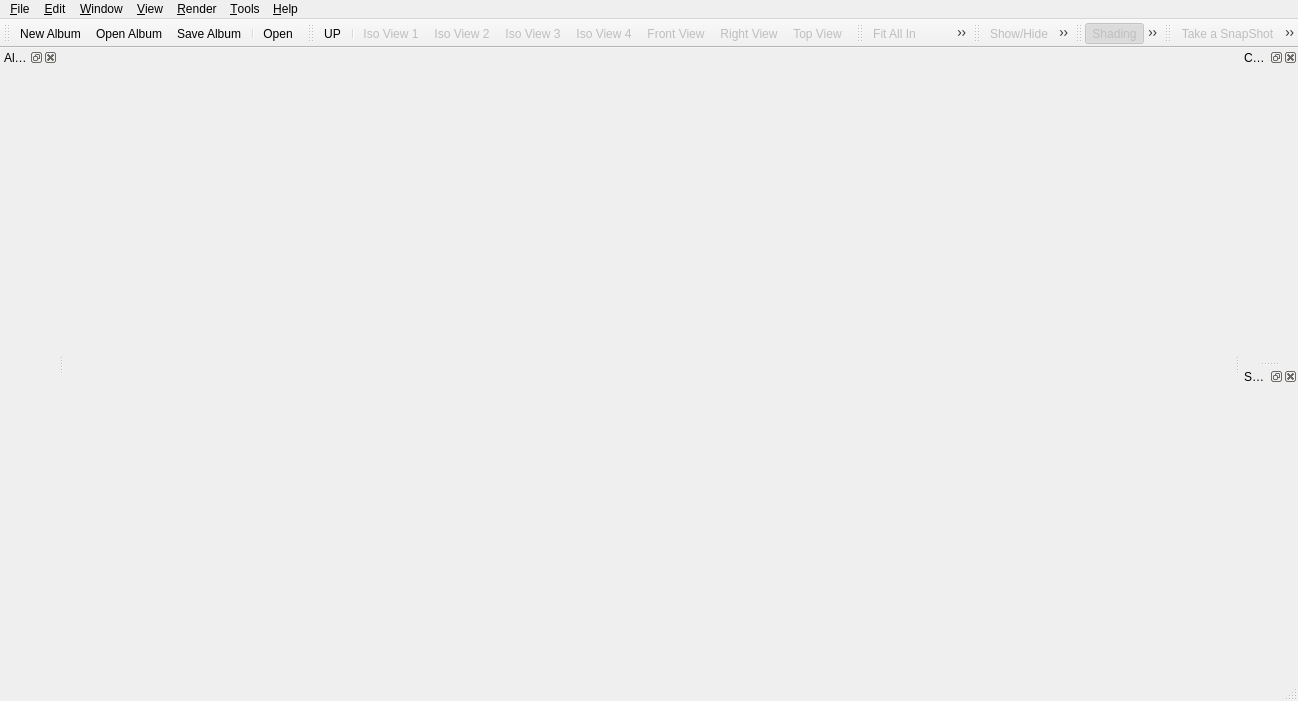
<?xml version="1.0" encoding="UTF-8"?>
<ui version="4.0">
 <class>glc_playerClass</class>
 <widget class="QMainWindow" name="glc_playerClass">
  <property name="windowModality">
   <enum>Qt::NonModal</enum>
  </property>
  <property name="geometry">
   <rect>
    <x>0</x>
    <y>0</y>
    <width>1298</width>
    <height>701</height>
   </rect>
  </property>
  <property name="windowTitle">
   <string>GLC-Player</string>
  </property>
  <property name="windowIcon">
   <iconset resource="glc_player.qrc">
    <normaloff>:/images/Logo.png</normaloff>:/images/Logo.png</iconset>
  </property>
  <property name="dockOptions">
   <set>QMainWindow::AllowNestedDocks|QMainWindow::AllowTabbedDocks|QMainWindow::AnimatedDocks</set>
  </property>
  <property name="unifiedTitleAndToolBarOnMac">
   <bool>false</bool>
  </property>
  <widget class="QWidget" name="centralwidget">
   <property name="acceptDrops">
    <bool>true</bool>
   </property>
  </widget>
  <widget class="QMenuBar" name="menubar">
   <property name="geometry">
    <rect>
     <x>0</x>
     <y>0</y>
     <width>1298</width>
     <height>23</height>
    </rect>
   </property>
   <widget class="QMenu" name="menu_File">
    <property name="title">
     <string>&amp;File</string>
    </property>
    <widget class="QMenu" name="menuRecent_Models">
     <property name="title">
      <string>Recent Models</string>
     </property>
    </widget>
    <widget class="QMenu" name="menuRecent_Album">
     <property name="title">
      <string>Recent Album</string>
     </property>
    </widget>
    <addaction name="action_NewAlbum"/>
    <addaction name="action_OpenAlbum"/>
    <addaction name="menuRecent_Album"/>
    <addaction name="separator"/>
    <addaction name="actionOpen_Models_from_path"/>
    <addaction name="separator"/>
    <addaction name="action_SaveAlbum"/>
    <addaction name="action_SaveAlbumAs"/>
    <addaction name="separator"/>
    <addaction name="actionExport_To_Folder"/>
    <addaction name="actionExport_to_web"/>
    <addaction name="actionExport_current_Model"/>
    <addaction name="separator"/>
    <addaction name="action_Open"/>
    <addaction name="separator"/>
    <addaction name="menuRecent_Models"/>
    <addaction name="separator"/>
    <addaction name="action_Quit"/>
   </widget>
   <widget class="QMenu" name="menu_Aide">
    <property name="title">
     <string>&amp;Help</string>
    </property>
    <addaction name="action_Help"/>
    <addaction name="separator"/>
    <addaction name="action_About"/>
   </widget>
   <widget class="QMenu" name="menu_Window">
    <property name="windowTitle">
     <string>GLC-Player</string>
    </property>
    <property name="title">
     <string>&amp;Window</string>
    </property>
    <addaction name="action_AlbumManagement"/>
    <addaction name="action_CameraProperty"/>
    <addaction name="action_SelectionProperty"/>
    <addaction name="separator"/>
    <addaction name="actionError_Log"/>
   </widget>
   <widget class="QMenu" name="menu_View">
    <property name="title">
     <string>&amp;View</string>
    </property>
    <widget class="QMenu" name="menu_NamedView">
     <property name="title">
      <string>Named Views...</string>
     </property>
     <addaction name="action_IsoView1"/>
     <addaction name="action_IsoView2"/>
     <addaction name="action_IsoView3"/>
     <addaction name="action_IsoView4"/>
     <addaction name="action_FrontView"/>
     <addaction name="action_RightView"/>
     <addaction name="action_TopView"/>
    </widget>
    <widget class="QMenu" name="menuNavigation_Mode">
     <property name="title">
      <string>Navigation Mode</string>
     </property>
     <addaction name="actionTrackball"/>
     <addaction name="actionTurnTable"/>
     <addaction name="actionFly"/>
    </widget>
    <widget class="QMenu" name="menuProjection_Mode">
     <property name="title">
      <string>Projection Mode</string>
     </property>
     <addaction name="actionPerspective"/>
     <addaction name="actionParallel"/>
    </widget>
    <addaction name="actionChange_UP_Vector"/>
    <addaction name="menuNavigation_Mode"/>
    <addaction name="menuProjection_Mode"/>
    <addaction name="separator"/>
    <addaction name="menu_NamedView"/>
    <addaction name="separator"/>
    <addaction name="action_Reframe"/>
    <addaction name="actionReframeOnSelection"/>
    <addaction name="separator"/>
    <addaction name="action_Select"/>
    <addaction name="action_ViewCenter"/>
    <addaction name="action_Pan"/>
    <addaction name="action_Rotate"/>
    <addaction name="action_Zoom"/>
    <addaction name="separator"/>
    <addaction name="action_ZoomIn"/>
    <addaction name="action_ZoomOut"/>
    <addaction name="separator"/>
    <addaction name="actionShow_Hide"/>
    <addaction name="actionHide_unselected"/>
    <addaction name="actionShow_all"/>
    <addaction name="actionSwap_visible_space"/>
    <addaction name="separator"/>
    <addaction name="action_FullScreen"/>
    <addaction name="separator"/>
    <addaction name="actionDisplay_Octree"/>
   </widget>
   <widget class="QMenu" name="menu_Tools">
    <property name="title">
     <string>&amp;Tools</string>
    </property>
    <addaction name="action_SnapShot"/>
    <addaction name="actionMultiShots"/>
    <addaction name="separator"/>
    <addaction name="separator"/>
    <addaction name="actionSectioning"/>
    <addaction name="action_Settings"/>
   </widget>
   <widget class="QMenu" name="menuRender">
    <property name="title">
     <string>&amp;Render</string>
    </property>
    <widget class="QMenu" name="menuRender_Mode">
     <property name="title">
      <string>Render Mode</string>
     </property>
     <addaction name="action_RenderPoints"/>
     <addaction name="action_RenderWireframe"/>
     <addaction name="action_RenderShading"/>
     <addaction name="action_ShadingAndWire"/>
    </widget>
    <addaction name="actionSet_Shader"/>
    <addaction name="separator"/>
    <addaction name="menuRender_Mode"/>
    <addaction name="actionTwo_sided_Lightning"/>
    <addaction name="separator"/>
    <addaction name="action_EditLight"/>
   </widget>
   <widget class="QMenu" name="menuEdit">
    <property name="title">
     <string>&amp;Edit</string>
    </property>
    <addaction name="actionSelectAll"/>
    <addaction name="actionUnselectAll"/>
    <addaction name="separator"/>
    <addaction name="actionAssign_Shader"/>
    <addaction name="separator"/>
    <addaction name="action_Property"/>
   </widget>
   <addaction name="menu_File"/>
   <addaction name="menuEdit"/>
   <addaction name="menu_Window"/>
   <addaction name="menu_View"/>
   <addaction name="menuRender"/>
   <addaction name="menu_Tools"/>
   <addaction name="menu_Aide"/>
  </widget>
  <widget class="QStatusBar" name="statusbar"/>
  <widget class="QToolBar" name="toolBar_File">
   <property name="windowTitle">
    <string>File</string>
   </property>
   <property name="autoFillBackground">
    <bool>false</bool>
   </property>
   <property name="movable">
    <bool>true</bool>
   </property>
   <property name="iconSize">
    <size>
     <width>24</width>
     <height>24</height>
    </size>
   </property>
   <property name="floatable">
    <bool>true</bool>
   </property>
   <attribute name="toolBarArea">
    <enum>TopToolBarArea</enum>
   </attribute>
   <attribute name="toolBarBreak">
    <bool>false</bool>
   </attribute>
   <addaction name="action_NewAlbum"/>
   <addaction name="action_OpenAlbum"/>
   <addaction name="action_SaveAlbum"/>
   <addaction name="separator"/>
   <addaction name="action_Open"/>
  </widget>
  <widget class="QToolBar" name="toolBar_DefinedView">
   <property name="enabled">
    <bool>true</bool>
   </property>
   <property name="windowTitle">
    <string>Defined Views</string>
   </property>
   <property name="iconSize">
    <size>
     <width>24</width>
     <height>24</height>
    </size>
   </property>
   <attribute name="toolBarArea">
    <enum>TopToolBarArea</enum>
   </attribute>
   <attribute name="toolBarBreak">
    <bool>false</bool>
   </attribute>
   <addaction name="actionChange_UP_Vector"/>
   <addaction name="separator"/>
   <addaction name="action_IsoView1"/>
   <addaction name="action_IsoView2"/>
   <addaction name="action_IsoView3"/>
   <addaction name="action_IsoView4"/>
   <addaction name="action_FrontView"/>
   <addaction name="action_RightView"/>
   <addaction name="action_TopView"/>
  </widget>
  <widget class="QToolBar" name="toolbar_View">
   <property name="windowTitle">
    <string>Navigation Mode</string>
   </property>
   <property name="iconSize">
    <size>
     <width>24</width>
     <height>24</height>
    </size>
   </property>
   <attribute name="toolBarArea">
    <enum>TopToolBarArea</enum>
   </attribute>
   <attribute name="toolBarBreak">
    <bool>false</bool>
   </attribute>
   <addaction name="action_Reframe"/>
   <addaction name="actionReframeOnSelection"/>
   <addaction name="separator"/>
   <addaction name="action_Select"/>
   <addaction name="action_ViewCenter"/>
   <addaction name="action_Pan"/>
   <addaction name="action_Rotate"/>
   <addaction name="action_Zoom"/>
   <addaction name="separator"/>
   <addaction name="action_ZoomIn"/>
   <addaction name="action_ZoomOut"/>
  </widget>
  <widget class="QDockWidget" name="cameraProperties">
   <property name="allowedAreas">
    <set>Qt::BottomDockWidgetArea|Qt::RightDockWidgetArea|Qt::TopDockWidgetArea</set>
   </property>
   <property name="windowTitle">
    <string>Camera Properties</string>
   </property>
   <attribute name="dockWidgetArea">
    <number>2</number>
   </attribute>
   <widget class="QWidget" name="dockWidgetContents"/>
  </widget>
  <widget class="QDockWidget" name="selectionDockWidget">
   <property name="allowedAreas">
    <set>Qt::RightDockWidgetArea</set>
   </property>
   <property name="windowTitle">
    <string>Selection Properties</string>
   </property>
   <attribute name="dockWidgetArea">
    <number>2</number>
   </attribute>
   <widget class="QWidget" name="dockWidgetContents_3"/>
  </widget>
  <widget class="QToolBar" name="toolBar_2">
   <property name="windowTitle">
    <string>Visibility</string>
   </property>
   <property name="iconSize">
    <size>
     <width>24</width>
     <height>24</height>
    </size>
   </property>
   <property name="toolButtonStyle">
    <enum>Qt::ToolButtonIconOnly</enum>
   </property>
   <attribute name="toolBarArea">
    <enum>TopToolBarArea</enum>
   </attribute>
   <attribute name="toolBarBreak">
    <bool>false</bool>
   </attribute>
   <addaction name="actionShow_Hide"/>
   <addaction name="actionSwap_visible_space"/>
  </widget>
  <widget class="QDockWidget" name="albumManagementWindow">
   <property name="sizePolicy">
    <sizepolicy hsizetype="Minimum" vsizetype="Preferred">
     <horstretch>0</horstretch>
     <verstretch>0</verstretch>
    </sizepolicy>
   </property>
   <property name="windowTitle">
    <string>Album/Model Management</string>
   </property>
   <attribute name="dockWidgetArea">
    <number>1</number>
   </attribute>
   <widget class="QWidget" name="dockWidgetContents_2">
    <layout class="QVBoxLayout"/>
   </widget>
  </widget>
  <widget class="QToolBar" name="toolBar_render">
   <property name="windowTitle">
    <string>toolBar</string>
   </property>
   <property name="iconSize">
    <size>
     <width>24</width>
     <height>32</height>
    </size>
   </property>
   <attribute name="toolBarArea">
    <enum>TopToolBarArea</enum>
   </attribute>
   <attribute name="toolBarBreak">
    <bool>false</bool>
   </attribute>
   <addaction name="action_RenderShading"/>
   <addaction name="action_ShadingAndWire"/>
   <addaction name="action_RenderWireframe"/>
  </widget>
  <widget class="QToolBar" name="toolBar">
   <property name="windowTitle">
    <string>toolBar</string>
   </property>
   <property name="iconSize">
    <size>
     <width>24</width>
     <height>24</height>
    </size>
   </property>
   <attribute name="toolBarArea">
    <enum>TopToolBarArea</enum>
   </attribute>
   <attribute name="toolBarBreak">
    <bool>false</bool>
   </attribute>
   <addaction name="action_SnapShot"/>
   <addaction name="separator"/>
   <addaction name="actionSectioning"/>
   <addaction name="actionShowHideSection"/>
  </widget>
  <action name="action_Open">
   <property name="icon">
    <iconset resource="glc_player.qrc">
     <normaloff>:/images/Open.png</normaloff>:/images/Open.png</iconset>
   </property>
   <property name="text">
    <string>&amp;Open</string>
   </property>
   <property name="statusTip">
    <string>Open And Add existing files in current session</string>
   </property>
   <property name="shortcut">
    <string>Ctrl+O</string>
   </property>
  </action>
  <action name="action_Quit">
   <property name="text">
    <string>&amp;Exit</string>
   </property>
   <property name="statusTip">
    <string>Quits GLC_Player</string>
   </property>
   <property name="menuRole">
    <enum>QAction::QuitRole</enum>
   </property>
  </action>
  <action name="action_Help">
   <property name="text">
    <string>Online Help</string>
   </property>
   <property name="shortcut">
    <string>F1</string>
   </property>
  </action>
  <action name="action_About">
   <property name="text">
    <string>About GLC_Player</string>
   </property>
   <property name="statusTip">
    <string>Provides help on the current product</string>
   </property>
   <property name="menuRole">
    <enum>QAction::AboutRole</enum>
   </property>
  </action>
  <action name="action_IsoView1">
   <property name="enabled">
    <bool>false</bool>
   </property>
   <property name="icon">
    <iconset resource="glc_player.qrc">
     <normaloff>:/images/IsoView1.png</normaloff>:/images/IsoView1.png</iconset>
   </property>
   <property name="text">
    <string>Iso View 1</string>
   </property>
   <property name="statusTip">
    <string>Applies isometric view</string>
   </property>
   <property name="shortcut">
    <string>Shift+1</string>
   </property>
  </action>
  <action name="action_FrontView">
   <property name="enabled">
    <bool>false</bool>
   </property>
   <property name="icon">
    <iconset resource="glc_player.qrc">
     <normaloff>:/images/FrontView.png</normaloff>:/images/FrontView.png</iconset>
   </property>
   <property name="text">
    <string>Front View</string>
   </property>
   <property name="statusTip">
    <string>Applies front view</string>
   </property>
   <property name="shortcut">
    <string>Shift+5</string>
   </property>
  </action>
  <action name="action_RightView">
   <property name="enabled">
    <bool>false</bool>
   </property>
   <property name="icon">
    <iconset resource="glc_player.qrc">
     <normaloff>:/images/RightView.png</normaloff>:/images/RightView.png</iconset>
   </property>
   <property name="text">
    <string>Right View</string>
   </property>
   <property name="statusTip">
    <string>Applies left view</string>
   </property>
   <property name="shortcut">
    <string>Shift+6</string>
   </property>
  </action>
  <action name="action_TopView">
   <property name="enabled">
    <bool>false</bool>
   </property>
   <property name="icon">
    <iconset resource="glc_player.qrc">
     <normaloff>:/images/TopView.png</normaloff>:/images/TopView.png</iconset>
   </property>
   <property name="text">
    <string>Top View</string>
   </property>
   <property name="statusTip">
    <string>Applies top view</string>
   </property>
   <property name="shortcut">
    <string>Shift+7</string>
   </property>
  </action>
  <action name="action_Reframe">
   <property name="enabled">
    <bool>false</bool>
   </property>
   <property name="icon">
    <iconset resource="glc_player.qrc">
     <normaloff>:/images/FitAll.png</normaloff>:/images/FitAll.png</iconset>
   </property>
   <property name="text">
    <string>Fit All In</string>
   </property>
   <property name="statusTip">
    <string>Zooms in or out so all geometries optimally fills the available space</string>
   </property>
   <property name="shortcut">
    <string>Ctrl+R</string>
   </property>
  </action>
  <action name="action_Pan">
   <property name="checkable">
    <bool>true</bool>
   </property>
   <property name="icon">
    <iconset resource="glc_player.qrc">
     <normaloff>:/images/Pan.png</normaloff>:/images/Pan.png</iconset>
   </property>
   <property name="text">
    <string>Pan Mode</string>
   </property>
   <property name="statusTip">
    <string>Pans with left mouse button Mode</string>
   </property>
   <property name="shortcut">
    <string>P</string>
   </property>
  </action>
  <action name="action_Rotate">
   <property name="checkable">
    <bool>true</bool>
   </property>
   <property name="icon">
    <iconset resource="glc_player.qrc">
     <normaloff>:/images/Orbit.png</normaloff>:/images/Orbit.png</iconset>
   </property>
   <property name="text">
    <string>Rotate Mode</string>
   </property>
   <property name="statusTip">
    <string>Rotate with left mouse button Mode</string>
   </property>
   <property name="shortcut">
    <string>R</string>
   </property>
  </action>
  <action name="action_ZoomIn">
   <property name="enabled">
    <bool>false</bool>
   </property>
   <property name="icon">
    <iconset resource="glc_player.qrc">
     <normaloff>:/images/ZoomIn.png</normaloff>:/images/ZoomIn.png</iconset>
   </property>
   <property name="text">
    <string>Zoom In</string>
   </property>
   <property name="statusTip">
    <string>Zooms in in increments</string>
   </property>
   <property name="shortcut">
    <string>Ctrl+Up</string>
   </property>
  </action>
  <action name="action_ZoomOut">
   <property name="enabled">
    <bool>false</bool>
   </property>
   <property name="icon">
    <iconset resource="glc_player.qrc">
     <normaloff>:/images/ZoomOut.png</normaloff>:/images/ZoomOut.png</iconset>
   </property>
   <property name="text">
    <string>Zoom Out</string>
   </property>
   <property name="statusTip">
    <string>Zooms out in increments</string>
   </property>
   <property name="shortcut">
    <string>Ctrl+Down</string>
   </property>
  </action>
  <action name="action_ViewManipToggle">
   <property name="checkable">
    <bool>true</bool>
   </property>
   <property name="checked">
    <bool>true</bool>
   </property>
   <property name="text">
    <string>View Manipulation</string>
   </property>
  </action>
  <action name="action_FileToggle">
   <property name="checkable">
    <bool>true</bool>
   </property>
   <property name="checked">
    <bool>true</bool>
   </property>
   <property name="text">
    <string>File</string>
   </property>
  </action>
  <action name="action_DefinedViewsToggle">
   <property name="checkable">
    <bool>true</bool>
   </property>
   <property name="checked">
    <bool>true</bool>
   </property>
   <property name="text">
    <string>Defined views</string>
   </property>
  </action>
  <action name="action_AlbumManagement">
   <property name="checkable">
    <bool>true</bool>
   </property>
   <property name="checked">
    <bool>true</bool>
   </property>
   <property name="text">
    <string>Album/Model Management</string>
   </property>
   <property name="shortcut">
    <string>F3</string>
   </property>
  </action>
  <action name="action_Settings">
   <property name="text">
    <string>Options</string>
   </property>
   <property name="statusTip">
    <string>Customizes settings</string>
   </property>
   <property name="menuRole">
    <enum>QAction::PreferencesRole</enum>
   </property>
  </action>
  <action name="action_ViewCenter">
   <property name="checkable">
    <bool>true</bool>
   </property>
   <property name="icon">
    <iconset resource="glc_player.qrc">
     <normaloff>:/images/Center.png</normaloff>:/images/Center.png</iconset>
   </property>
   <property name="text">
    <string>View Center Mode</string>
   </property>
   <property name="toolTip">
    <string>Defined view center</string>
   </property>
   <property name="statusTip">
    <string>Defined view center with left mouse button</string>
   </property>
   <property name="shortcut">
    <string>C</string>
   </property>
  </action>
  <action name="action_Select">
   <property name="checkable">
    <bool>true</bool>
   </property>
   <property name="checked">
    <bool>true</bool>
   </property>
   <property name="enabled">
    <bool>true</bool>
   </property>
   <property name="icon">
    <iconset resource="glc_player.qrc">
     <normaloff>:/images/Cursor.png</normaloff>:/images/Cursor.png</iconset>
   </property>
   <property name="text">
    <string>Select Mode</string>
   </property>
   <property name="statusTip">
    <string>Selected with left mouse button Mode (Rotate with Right MB, Zoom with Shift + Right MB, Pan with Middle MB, Center with Shift + Middle MB)</string>
   </property>
   <property name="shortcut">
    <string>S</string>
   </property>
  </action>
  <action name="action_Zoom">
   <property name="checkable">
    <bool>true</bool>
   </property>
   <property name="icon">
    <iconset resource="glc_player.qrc">
     <normaloff>:/images/Zoom.png</normaloff>:/images/Zoom.png</iconset>
   </property>
   <property name="text">
    <string>Zoom Mode</string>
   </property>
   <property name="statusTip">
    <string>Zoom with left mouse button Mode</string>
   </property>
   <property name="shortcut">
    <string>Z</string>
   </property>
  </action>
  <action name="action_SnapShot">
   <property name="enabled">
    <bool>false</bool>
   </property>
   <property name="icon">
    <iconset resource="glc_player.qrc">
     <normaloff>:/images/SnapShoot.png</normaloff>:/images/SnapShoot.png</iconset>
   </property>
   <property name="text">
    <string>Take a SnapShot</string>
   </property>
   <property name="statusTip">
    <string>Take a snapshot of the current view</string>
   </property>
   <property name="shortcut">
    <string>Ctrl+P</string>
   </property>
  </action>
  <action name="action_RenderPoints">
   <property name="checkable">
    <bool>true</bool>
   </property>
   <property name="enabled">
    <bool>false</bool>
   </property>
   <property name="text">
    <string>Points</string>
   </property>
  </action>
  <action name="action_RenderWireframe">
   <property name="checkable">
    <bool>true</bool>
   </property>
   <property name="enabled">
    <bool>false</bool>
   </property>
   <property name="icon">
    <iconset resource="glc_player.qrc">
     <normaloff>:/images/CylindreWire.png</normaloff>:/images/CylindreWire.png</iconset>
   </property>
   <property name="text">
    <string>Wireframe</string>
   </property>
  </action>
  <action name="action_RenderShading">
   <property name="checkable">
    <bool>true</bool>
   </property>
   <property name="checked">
    <bool>true</bool>
   </property>
   <property name="enabled">
    <bool>false</bool>
   </property>
   <property name="icon">
    <iconset resource="glc_player.qrc">
     <normaloff>:/images/CylindreShading.png</normaloff>:/images/CylindreShading.png</iconset>
   </property>
   <property name="text">
    <string>Shading</string>
   </property>
  </action>
  <action name="action_NewAlbum">
   <property name="icon">
    <iconset resource="glc_player.qrc">
     <normaloff>:/images/New.png</normaloff>:/images/New.png</iconset>
   </property>
   <property name="text">
    <string>New Album</string>
   </property>
   <property name="statusTip">
    <string>Remove all Model from the current album</string>
   </property>
   <property name="shortcut">
    <string>Ctrl+N</string>
   </property>
  </action>
  <action name="action_FullScreen">
   <property name="checkable">
    <bool>true</bool>
   </property>
   <property name="icon">
    <iconset resource="glc_player.qrc">
     <normaloff>:/images/FullScreen.png</normaloff>:/images/FullScreen.png</iconset>
   </property>
   <property name="text">
    <string>FullScreen</string>
   </property>
   <property name="shortcut">
    <string>Alt+Return</string>
   </property>
  </action>
  <action name="action_Property">
   <property name="enabled">
    <bool>false</bool>
   </property>
   <property name="icon">
    <iconset resource="glc_player.qrc">
     <normaloff>:/images/InstanceProperties.png</normaloff>:/images/InstanceProperties.png</iconset>
   </property>
   <property name="text">
    <string>Instance Property</string>
   </property>
   <property name="statusTip">
    <string>View and edit mesh property.</string>
   </property>
  </action>
  <action name="action_OpenAlbum">
   <property name="icon">
    <iconset resource="glc_player.qrc">
     <normaloff>:/images/OpenAlbum.png</normaloff>:/images/OpenAlbum.png</iconset>
   </property>
   <property name="text">
    <string>Open Album</string>
   </property>
  </action>
  <action name="action_SaveAlbum">
   <property name="icon">
    <iconset resource="glc_player.qrc">
     <normaloff>:/images/Save.png</normaloff>:/images/Save.png</iconset>
   </property>
   <property name="text">
    <string>Save Album</string>
   </property>
   <property name="shortcut">
    <string>Ctrl+S</string>
   </property>
  </action>
  <action name="action_SaveAlbumAs">
   <property name="icon">
    <iconset resource="glc_player.qrc">
     <normaloff>:/images/SaveAs.png</normaloff>:/images/SaveAs.png</iconset>
   </property>
   <property name="text">
    <string>Save Album As...</string>
   </property>
  </action>
  <action name="action_CameraProperty">
   <property name="checkable">
    <bool>true</bool>
   </property>
   <property name="checked">
    <bool>true</bool>
   </property>
   <property name="text">
    <string>Camera Property</string>
   </property>
   <property name="shortcut">
    <string>F4</string>
   </property>
  </action>
  <action name="action_SelectionProperty">
   <property name="checkable">
    <bool>true</bool>
   </property>
   <property name="checked">
    <bool>true</bool>
   </property>
   <property name="text">
    <string>Selection Property</string>
   </property>
   <property name="shortcut">
    <string>F5</string>
   </property>
  </action>
  <action name="action_EditLight">
   <property name="icon">
    <iconset resource="glc_player.qrc">
     <normaloff>:/images/LightBulb.png</normaloff>:/images/LightBulb.png</iconset>
   </property>
   <property name="text">
    <string>Edit Light</string>
   </property>
  </action>
  <action name="actionUnselectAll">
   <property name="enabled">
    <bool>false</bool>
   </property>
   <property name="text">
    <string>Unselect All</string>
   </property>
   <property name="shortcut">
    <string>Esc</string>
   </property>
  </action>
  <action name="actionShow_all">
   <property name="enabled">
    <bool>false</bool>
   </property>
   <property name="text">
    <string>Show All</string>
   </property>
  </action>
  <action name="actionShow_Hide">
   <property name="enabled">
    <bool>false</bool>
   </property>
   <property name="icon">
    <iconset resource="glc_player.qrc">
     <normaloff>:/images/ShowNoShow.png</normaloff>:/images/ShowNoShow.png</iconset>
   </property>
   <property name="text">
    <string>Show/Hide</string>
   </property>
   <property name="toolTip">
    <string>Show/Hide Selection</string>
   </property>
   <property name="statusTip">
    <string>Show or Hide selected object</string>
   </property>
   <property name="shortcut">
    <string>V</string>
   </property>
  </action>
  <action name="actionHide_unselected">
   <property name="enabled">
    <bool>false</bool>
   </property>
   <property name="text">
    <string>Hide Unselected</string>
   </property>
  </action>
  <action name="actionTwo_sided_Lightning">
   <property name="checkable">
    <bool>true</bool>
   </property>
   <property name="checked">
    <bool>true</bool>
   </property>
   <property name="text">
    <string>Two Sided Lightning</string>
   </property>
  </action>
  <action name="actionSwap_visible_space">
   <property name="enabled">
    <bool>false</bool>
   </property>
   <property name="icon">
    <iconset resource="glc_player.qrc">
     <normaloff>:/images/SwapVisible.png</normaloff>:/images/SwapVisible.png</iconset>
   </property>
   <property name="text">
    <string>Swap Visible Space</string>
   </property>
   <property name="iconText">
    <string>Swap visible space</string>
   </property>
   <property name="toolTip">
    <string>Swap between visible / no visible space</string>
   </property>
   <property name="statusTip">
    <string>Swap between visible  and no visible space</string>
   </property>
   <property name="shortcut">
    <string>F2</string>
   </property>
  </action>
  <action name="actionSelectAll">
   <property name="enabled">
    <bool>false</bool>
   </property>
   <property name="text">
    <string>Select All</string>
   </property>
   <property name="shortcut">
    <string>Ctrl+A</string>
   </property>
  </action>
  <action name="actionReframeOnSelection">
   <property name="enabled">
    <bool>false</bool>
   </property>
   <property name="icon">
    <iconset resource="glc_player.qrc">
     <normaloff>:/images/FitSelected.png</normaloff>:/images/FitSelected.png</iconset>
   </property>
   <property name="text">
    <string>Fit On Selection</string>
   </property>
  </action>
  <action name="actionSet_Shader">
   <property name="icon">
    <iconset resource="glc_player.qrc">
     <normaloff>:/images/Shader.png</normaloff>:/images/Shader.png</iconset>
   </property>
   <property name="text">
    <string>Set Global Shader</string>
   </property>
  </action>
  <action name="actionAssign_Shader">
   <property name="enabled">
    <bool>false</bool>
   </property>
   <property name="icon">
    <iconset resource="glc_player.qrc">
     <normaloff>:/images/Shader.png</normaloff>:/images/Shader.png</iconset>
   </property>
   <property name="text">
    <string>Assign Shader</string>
   </property>
  </action>
  <action name="actionExport_To_Folder">
   <property name="icon">
    <iconset resource="glc_player.qrc">
     <normaloff>:/images/SendAction.png</normaloff>:/images/SendAction.png</iconset>
   </property>
   <property name="text">
    <string>Export to Folder</string>
   </property>
  </action>
  <action name="actionMultiShots">
   <property name="enabled">
    <bool>false</bool>
   </property>
   <property name="icon">
    <iconset resource="glc_player.qrc">
     <normaloff>:/images/TurnTable.png</normaloff>:/images/TurnTable.png</iconset>
   </property>
   <property name="text">
    <string>MultiShots</string>
   </property>
   <property name="shortcut">
    <string>Ctrl+Shift+P</string>
   </property>
  </action>
  <action name="actionExport_to_web">
   <property name="icon">
    <iconset resource="glc_player.qrc">
     <normaloff>:/images/Globe.png</normaloff>:/images/Globe.png</iconset>
   </property>
   <property name="text">
    <string>Html Export</string>
   </property>
  </action>
  <action name="action_IsoView2">
   <property name="enabled">
    <bool>false</bool>
   </property>
   <property name="icon">
    <iconset resource="glc_player.qrc">
     <normaloff>:/images/IsoView2.png</normaloff>:/images/IsoView2.png</iconset>
   </property>
   <property name="text">
    <string>Iso View 2</string>
   </property>
   <property name="shortcut">
    <string>Shift+2</string>
   </property>
  </action>
  <action name="action_IsoView3">
   <property name="enabled">
    <bool>false</bool>
   </property>
   <property name="icon">
    <iconset resource="glc_player.qrc">
     <normaloff>:/images/IsoView3.png</normaloff>:/images/IsoView3.png</iconset>
   </property>
   <property name="text">
    <string>Iso View 3</string>
   </property>
   <property name="shortcut">
    <string>Shift+3</string>
   </property>
  </action>
  <action name="action_IsoView4">
   <property name="enabled">
    <bool>false</bool>
   </property>
   <property name="icon">
    <iconset resource="glc_player.qrc">
     <normaloff>:/images/IsoView4.png</normaloff>:/images/IsoView4.png</iconset>
   </property>
   <property name="text">
    <string>Iso View 4</string>
   </property>
   <property name="shortcut">
    <string>Shift+4</string>
   </property>
  </action>
  <action name="actionChange_UP_Vector">
   <property name="icon">
    <iconset resource="glc_player.qrc">
     <normaloff>:/images/UpVector.png</normaloff>:/images/UpVector.png</iconset>
   </property>
   <property name="text">
    <string>Change UP Vector</string>
   </property>
   <property name="iconText">
    <string>UP</string>
   </property>
  </action>
  <action name="actionTrackball">
   <property name="checkable">
    <bool>true</bool>
   </property>
   <property name="icon">
    <iconset resource="glc_player.qrc">
     <normaloff>:/images/Orbit.png</normaloff>:/images/Orbit.png</iconset>
   </property>
   <property name="text">
    <string>Trackball</string>
   </property>
  </action>
  <action name="actionTurnTable">
   <property name="checkable">
    <bool>true</bool>
   </property>
   <property name="icon">
    <iconset resource="glc_player.qrc">
     <normaloff>:/images/TurnTable.png</normaloff>:/images/TurnTable.png</iconset>
   </property>
   <property name="text">
    <string>TurnTable</string>
   </property>
  </action>
  <action name="action_ShadingAndWire">
   <property name="checkable">
    <bool>true</bool>
   </property>
   <property name="enabled">
    <bool>false</bool>
   </property>
   <property name="icon">
    <iconset resource="glc_player.qrc">
     <normaloff>:/images/CylindreShadingAndWire.png</normaloff>:/images/CylindreShadingAndWire.png</iconset>
   </property>
   <property name="text">
    <string>Shading and wire</string>
   </property>
  </action>
  <action name="actionDisplay_Octree">
   <property name="checkable">
    <bool>true</bool>
   </property>
   <property name="text">
    <string>Display Octree</string>
   </property>
  </action>
  <action name="actionSectioning">
   <property name="checkable">
    <bool>true</bool>
   </property>
   <property name="enabled">
    <bool>false</bool>
   </property>
   <property name="icon">
    <iconset resource="glc_player.qrc">
     <normaloff>:/images/Section.png</normaloff>:/images/Section.png</iconset>
   </property>
   <property name="text">
    <string>Sectioning</string>
   </property>
  </action>
  <action name="actionFly">
   <property name="checkable">
    <bool>true</bool>
   </property>
   <property name="icon">
    <iconset resource="glc_player.qrc">
     <normaloff>:/images/FlyMode.png</normaloff>:/images/FlyMode.png</iconset>
   </property>
   <property name="text">
    <string>Fly</string>
   </property>
  </action>
  <action name="actionPerspective">
   <property name="checkable">
    <bool>true</bool>
   </property>
   <property name="checked">
    <bool>true</bool>
   </property>
   <property name="text">
    <string>Perspective</string>
   </property>
  </action>
  <action name="actionParallel">
   <property name="checkable">
    <bool>true</bool>
   </property>
   <property name="text">
    <string>Parallel</string>
   </property>
  </action>
  <action name="actionExport_current_Model">
   <property name="icon">
    <iconset resource="glc_player.qrc">
     <normaloff>:/images/3DXMLDefaultPreview.png</normaloff>:/images/3DXMLDefaultPreview.png</iconset>
   </property>
   <property name="text">
    <string>3DXML Export</string>
   </property>
  </action>
  <action name="actionCopy">
   <property name="enabled">
    <bool>false</bool>
   </property>
   <property name="text">
    <string>Copy</string>
   </property>
   <property name="shortcut">
    <string>Ctrl+C</string>
   </property>
  </action>
  <action name="actionPaste">
   <property name="enabled">
    <bool>false</bool>
   </property>
   <property name="text">
    <string>Paste</string>
   </property>
   <property name="shortcut">
    <string>Ctrl+V</string>
   </property>
  </action>
  <action name="actionNew_Model">
   <property name="text">
    <string>New Model</string>
   </property>
  </action>
  <action name="actionError_Log">
   <property name="enabled">
    <bool>false</bool>
   </property>
   <property name="text">
    <string>Error Log</string>
   </property>
  </action>
  <action name="actionOpen_Models_from_path">
   <property name="text">
    <string>Open Models from path...</string>
   </property>
  </action>
  <action name="actionShowHideSection">
   <property name="checkable">
    <bool>true</bool>
   </property>
   <property name="icon">
    <iconset resource="glc_player.qrc">
     <normaloff>:/images/ShowNoShow.png</normaloff>:/images/ShowNoShow.png</iconset>
   </property>
   <property name="text">
    <string>Hide Section Plane</string>
   </property>
   <property name="toolTip">
    <string>Show / Hide Section Plane</string>
   </property>
  </action>
  <action name="actionCut">
   <property name="enabled">
    <bool>false</bool>
   </property>
   <property name="text">
    <string>Cut</string>
   </property>
   <property name="toolTip">
    <string>Cut</string>
   </property>
   <property name="shortcut">
    <string>Ctrl+X</string>
   </property>
  </action>
 </widget>
 <resources>
  <include location="glc_player.qrc"/>
 </resources>
 <connections/>
</ui>
